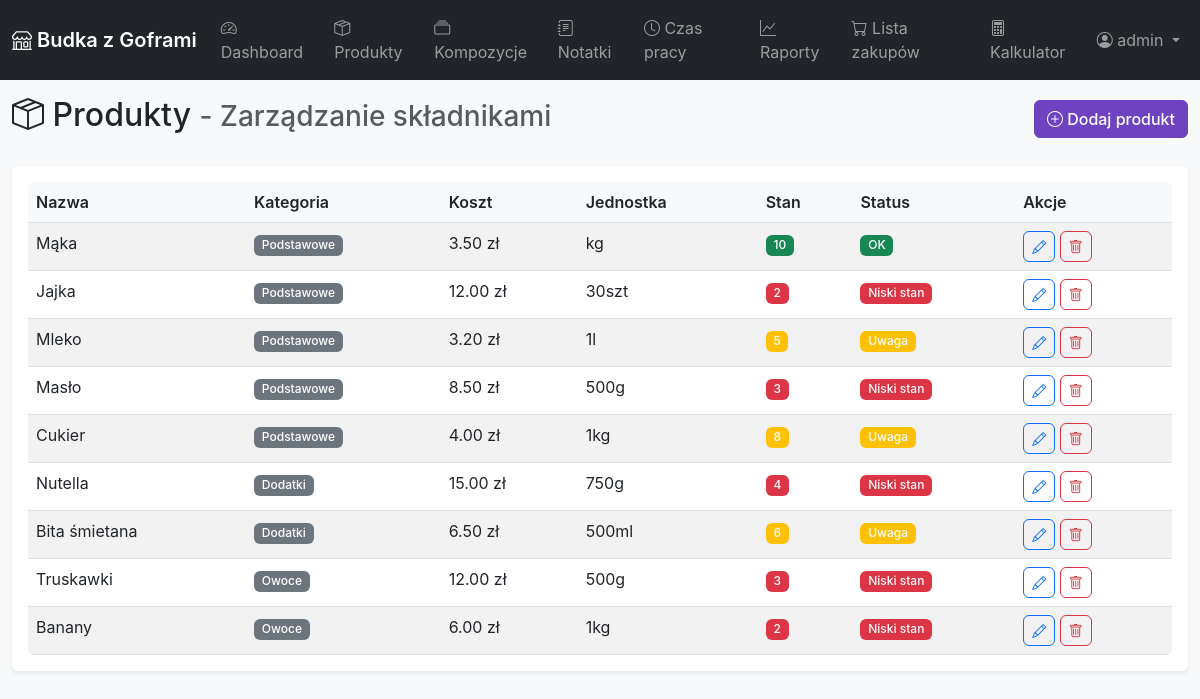
The page /products (signed in) on the database its author committed.
### app.py (models this page shows)
class Product(db.Model):
    id = db.Column(db.Integer, primary_key=True)
    name = db.Column(db.String(100), nullable=False)
    category = db.Column(db.String(50), nullable=False)
    cost = db.Column(db.Float, nullable=False)
    unit = db.Column(db.String(20), nullable=False)
    stock = db.Column(db.Integer, nullable=False, default=0)
    created_at = db.Column(db.DateTime, default=datetime.utcnow)

### app.py (the view)
@app.route('/products')
def products():
    if 'user_id' not in session:
        return redirect(url_for('login'))
    products = Product.query.all()
    return render_template('products.html', products=products)

### templates/products.html
{% extends "base.html" %}
{% block content %}
<div class="row">
    <div class="col-12">
        <div class="d-flex justify-content-between align-items-center mb-4">
            <h2>
                <i class="bi bi-box-seam"></i> Produkty
                <small class="text-muted">- Zarządzanie składnikami</small>
            </h2>
            <a href="{{ url_for('add_product') }}" class="btn btn-primary">
                <i class="bi bi-plus-circle"></i> Dodaj produkt
            </a>
        </div>
    </div>
</div>
<div class="row">
    <div class="col-12">
        <div class="card">
            <div class="card-body">
                <div class="table-responsive">
                    <table class="table table-striped">
                        <thead>
                            <tr>
                                <th>Nazwa</th>
                                <th>Kategoria</th>
                                <th>Koszt</th>
                                <th>Jednostka</th>
                                <th>Stan</th>
                                <th>Status</th>
                                <th>Akcje</th>
                            </tr>
                        </thead>
                        <tbody>
                            {% for product in products %}
                            <tr>
                                <td>{{ product.name }}</td>
                                <td>
                                    <span class="badge bg-secondary">{{ product.category }}</span>
                                </td>
                                <td>{{ "%.2f"|format(product.cost) }} zł</td>
                                <td>{{ product.unit }}</td>
                                <td>
                                    <span class="badge {% if product.stock < 5 %}bg-danger{% elif product.stock < 10 %}bg-warning{% else %}bg-success{% endif %}">
                                        {{ product.stock }}
                                    </span>
                                </td>
                                <td>
                                    {% if product.stock < 5 %}
                                        <span class="badge bg-danger">Niski stan</span>
                                    {% elif product.stock < 10 %}
                                        <span class="badge bg-warning">Uwaga</span>
                                    {% else %}
                                        <span class="badge bg-success">OK</span>
                                    {% endif %}
                                </td>
                                <td>
                                    <button class="btn btn-sm btn-outline-primary" title="Edytuj">
                                        <i class="bi bi-pencil"></i>
                                    </button>
                                    <button class="btn btn-sm btn-outline-danger" title="Usuń">
                                        <i class="bi bi-trash"></i>
                                    </button>
                                </td>
                            </tr>
                            {% endfor %}
                        </tbody>
                    </table>
                </div>
            </div>
        </div>
    </div>
</div>
{% endblock %}

### templates/base.html (shortened to what this page needs)
<!DOCTYPE html>
<html lang="pl">
<head>
    <link href="https://cdn.jsdelivr.net/npm/bootstrap@5.3.0/dist/css/bootstrap.min.css" rel="stylesheet">
    <link href="https://cdn.jsdelivr.net/npm/bootstrap-icons@1.10.0/font/bootstrap-icons.css" rel="stylesheet">
    <link href="{{ url_for('static', filename='css/style.css') }}" rel="stylesheet">
</head>
<body>
    {% if session.user_id %}
    <nav class="navbar navbar-expand-lg navbar-dark bg-dark">
        <div class="container-fluid">
            <a class="navbar-brand" href="{{ url_for('index') }}">
                <i class="bi bi-shop"></i> Budka z Goframi
            </a>
            <div class="collapse navbar-collapse" id="navbarNav">
                <ul class="navbar-nav me-auto">
                    <li class="nav-item">
                        <a class="nav-link" href="{{ url_for('index') }}">
                            <i class="bi bi-speedometer2"></i> Dashboard
                        </a>
                    </li>
                    <li class="nav-item">
                        <a class="nav-link" href="{{ url_for('products') }}">
                            <i class="bi bi-box-seam"></i> Produkty
                        </a>
                    </li>
                    <li class="nav-item">
                        <a class="nav-link" href="{{ url_for('compositions') }}">
                            <i class="bi bi-collection"></i> Kompozycje
                        </a>
                    </li>
                    <li class="nav-item">
                        <a class="nav-link" href="{{ url_for('notes') }}">
                            <i class="bi bi-journal-text"></i> Notatki
                        </a>
                    </li>
                    <li class="nav-item">
                        <a class="nav-link" href="{{ url_for('worktime') }}">
                            <i class="bi bi-clock"></i> Czas pracy
                        </a>
                    </li>
                    <li class="nav-item">
                        <a class="nav-link" href="{{ url_for('reports') }}">
                            <i class="bi bi-graph-up"></i> Raporty
                        </a>
                    </li>
                    <li class="nav-item">
                        <a class="nav-link" href="{{ url_for('shopping') }}">
                            <i class="bi bi-cart"></i> Lista zakupów
                        </a>
                    </li>
                    <li class="nav-item">
                        <a class="nav-link" href="{{ url_for('calculator') }}">
                            <i class="bi bi-calculator"></i> Kalkulator
                        </a>
                    </li>
                </ul>
                <ul class="navbar-nav">
                    <li class="nav-item dropdown">
                        <a class="nav-link dropdown-toggle" href="#" role="button" data-bs-toggle="dropdown">
                            <i class="bi bi-person-circle"></i> {{ session.username }}
                        </a>
                    </li>
                </ul>
            </div>
        </div>
    </nav>
    {% endif %}
    <div class="container-fluid mt-3">
        {% block content %}{% endblock %}
    </div>
</body>
</html>

### static/css/style.css (style rules this page uses)
:root { --primary-color: #6f42c1; --secondary-color: #6c757d; --success-color: #198754; --info-color: #0dcaf0; --warning-color: #ffc107; --danger-color: #dc3545; --light-color: #f8f9fa; --dark-color: #212529; }
body { background-color: var(--light-color); font-family: -apple-system, BlinkMacSystemFont, 'Segoe UI', Roboto, Oxygen, Ubuntu, Cantarell, sans-serif; }
.navbar-brand { font-weight: 600; font-size: 1.25rem; }
.card { border: none; box-shadow: 0 0.125rem 0.25rem rgba(0, 0, 0, 0.075); border-radius: 0.375rem; }
.btn { border-radius: 0.375rem; font-weight: 500; }
.badge { font-weight: 500; }
.table th { border-top: none; font-weight: 600; color: var(--dark-color); background-color: rgba(var(--bs-light-rgb), 1); }
.nav-link { transition: all 0.2s ease-in-out; }
.btn-primary { background-color: var(--primary-color); border-color: var(--primary-color); }
.table-responsive { border-radius: 0.375rem; }
.table-responsive table { margin-bottom: 0; }

### rows shown on the page
Product: name "Mąka", category "Podstawowe", cost "3.50", unit "kg", stock "10", shows "OK"
Product: name "Jajka", category "Podstawowe", cost "12.00", unit "30szt", stock "2", shows "Niski stan"
Product: name "Mleko", category "Podstawowe", cost "3.20", unit "1l", stock "5", shows "Uwaga"
Product: name "Masło", category "Podstawowe", cost "8.50", unit "500g", stock "3", shows "Niski stan"
Product: name "Cukier", category "Podstawowe", cost "4.00", unit "1kg", stock "8", shows "Uwaga"
Product: name "Nutella", category "Dodatki", cost "15.00", unit "750g", stock "4", shows "Niski stan"
Product: name "Bita śmietana", category "Dodatki", cost "6.50", unit "500ml", stock "6", shows "Uwaga"
Product: name "Truskawki", category "Owoce", cost "12.00", unit "500g", stock "3", shows "Niski stan"
Product: name "Banany", category "Owoce", cost "6.00", unit "1kg", stock "2", shows "Niski stan"

### other values the page prints
{{ session.username }} "admin"
